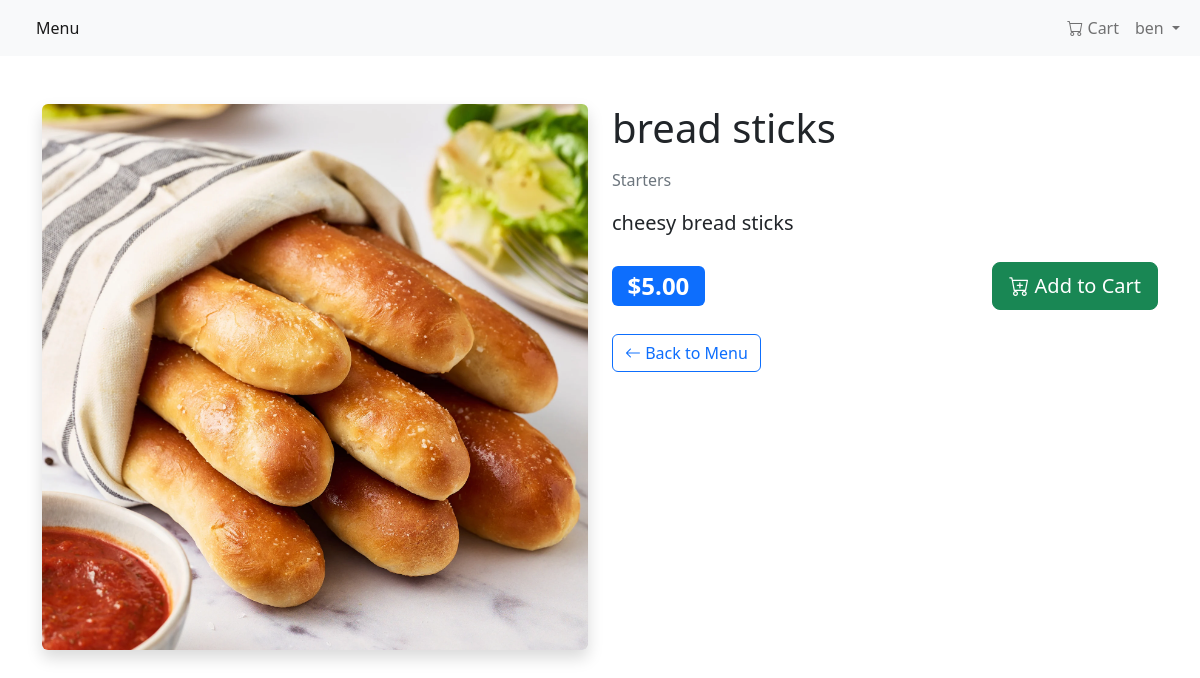
Screenshot of /item/10 (signed in) with the database file from the repository.
### MenuApp/menu_app/models.py (models this page shows, shortened)
class Item(models.Model):#creating database model
    meal = models.CharField(max_length=1000, unique=True)
    description = models.CharField(max_length=2000)
    price = models.DecimalField(max_digits=10 ,decimal_places=2)
    meal_type = models.CharField(max_length=200, choices=MEAL_TYPE)
    image = models.ImageField(upload_to='menu_images/', blank=True, null=True, help_text="Upload an image for this menu item")
    author = models.ForeignKey(User, on_delete=models.PROTECT)
    status = models.IntegerField(choices=STATUS, default=0)
    date_created = models.DateTimeField(auto_now_add=True)
    date_updated = models.DateTimeField(auto_now=True)

### MenuApp/menu_app/views.py (the view)
# urls.py: path('item/<int:pk>', views.MenuItemDetail.as_view(), name='menu_item'),
class MenuItemDetail(LoginRequiredMixin, generic.DetailView):
    model = Item
    template_name = "menu_item_detail.html"#connects views to menu item html file
    login_url = reverse_lazy('login')

### MenuApp/menu_app/templates/menu_item_detail.html
{% extends 'base.html' %}
{% block content %}
<div class="container mt-5">
    <div class="row">
        <div class="col-md-6">
            {% if item.image %}
                <img src="{{ item.image.url }}" class="img-fluid rounded shadow" alt="{{ item.meal }}">
            {% else %}
                <div class="bg-light rounded shadow d-flex align-items-center justify-content-center" style="height: 400px;">
                    <i class="bi bi-image text-muted" style="font-size: 5rem;"></i>
                </div>
            {% endif %}
        </div>
        <div class="col-md-6">
            <h1 class="mb-3">{{ item.meal }}</h1>
            <p class="text-muted mb-3">{{ item.get_meal_type_display }}</p>
            <p class="lead mb-4">{{ item.description }}</p>
            <div class="d-flex justify-content-between align-items-center mb-4">
                <span class="badge bg-primary fs-4">${{ item.price }}</span>
                {% if item.status == 0 %}
                    <button class="btn btn-secondary btn-lg" disabled>Unavailable</button>
                {% else %}
                    <a href="{% url 'add_to_cart' item.pk %}" class="btn btn-success btn-lg">
                        <i class="bi bi-cart-plus"></i> Add to Cart
                    </a>
                {% endif %}
            </div>
            <div class="mt-4">
                <a href="{% url 'menu' %}" class="btn btn-outline-primary">
                    <i class="bi bi-arrow-left"></i> Back to Menu
                </a>
            </div>
        </div>
    </div>
</div>
{% endblock content %}

### MenuApp/menu_app/templates/base.html (shortened to what this page needs)
<!DOCTYPE html>
<html lang="en">
    <head>
        <link href="https://cdn.jsdelivr.net/npm/bootstrap@5.2.0-beta1/dist/css/bootstrap.min.css" rel="stylesheet">
        <link href="https://cdn.jsdelivr.net/npm/bootstrap-icons@1.7.2/font/bootstrap-icons.css" rel="stylesheet">
    </head>
    <body>
        <nav class="navbar navbar-expand-lg bg-light">
            <div class="container-fluid">
                <div class="collapse navbar-collapse" id="navbarNav">
                    <ul class="navbar-nav me-auto">
                         <li class="nav-item">
                            <a class="nav-link active" aria-current="page" href="{% url 'menu' %}">Menu</a>
                        </li>
                    </ul>
                    <ul class="navbar-nav">
                        {% if user.is_authenticated %}
                            <li class="nav-item">
                                <a class="nav-link" href="{% url 'cart' %}">
                                    <i class="bi bi-cart"></i> Cart
                                </a>
                            </li>
                            <li class="nav-item dropdown">
                                <a class="nav-link dropdown-toggle" href="#" id="navbarDropdown" role="button" data-bs-toggle="dropdown" aria-expanded="false">
                                    {{ user.username }}
                                </a>
                            </li>
                        {% endif %}
                    </ul>
                </div>
            </div>
        </nav>
        {% block content %}
        {% endblock content %}
    </body>
</html>

### rows the page displays
Item: image (picture), meal "bread sticks", meal_type "Starters", description "cheesy bread sticks", price "5.00"

### other values shown
{{ user.username }} "ben"
